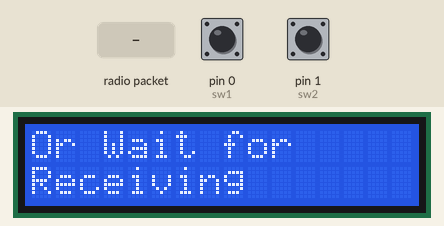
This sketch was run on a simulated Arduino Uno, built with avr-gcc and run on an emulated ATmega328P. Shown: 16×2 character LCD. The inputs (shaded band) are chosen by the test bench; at power-on: pin 0 (sw1) HIGH, pin 1 (sw2) HIGH. No radio packets arrive unless stated.

Above: at 5.2 s.
5.3 s: radio packet "1" arrives
At 5.9 s:
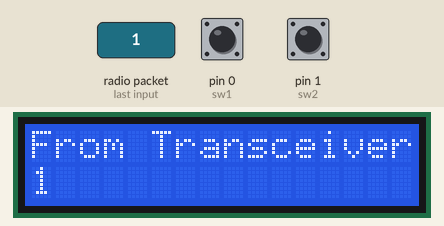
8.3 s: pin 0 (sw1) pulled LOW for 0.15 s
At 9.5 s:
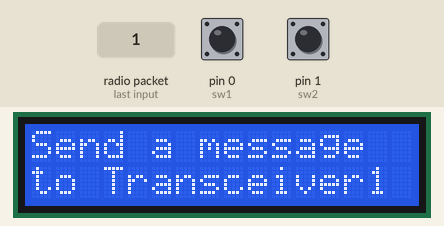
9.9 s: pin 1 (sw2) pulled LOW for 0.15 s
At 10.8 s:
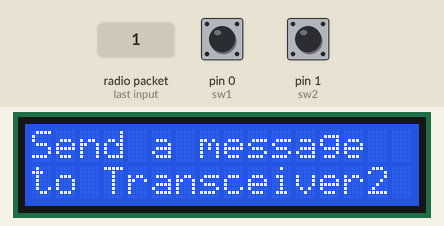
11.5 s: radio packet "0" arrives
At 14.3 s:
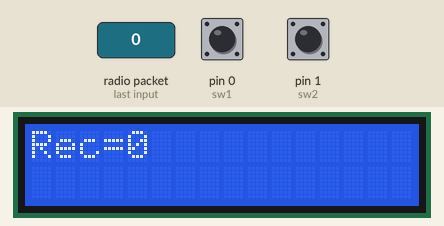
14.5 s: pin 0 (sw1) pulled LOW for 1 s
At 15.5 s:
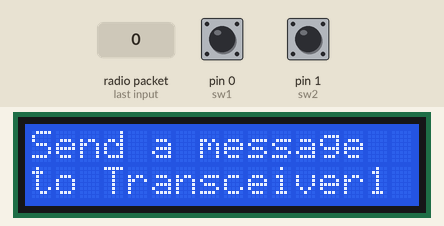
Timing chart, 0 to 17.5 s (numbered marks = the images above; inputs shaded):
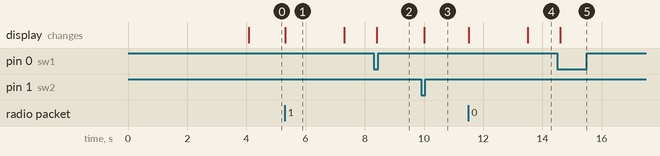

The sketch:

Transceiver_3.ino
```cpp
// Transceiver 3
#include <LiquidCrystal.h>
#include <SPI.h>
#include <nRF24L01.h>
#include <RF24.h>

LiquidCrystal lcd(8, 7, 5, 4, 3, 2);
const uint64_t pipe[4]={0xABABABABD2LL, 0x1212121299LL, 0x1212121256LL, 0x1212121278LL};
RF24 radio(9,10);
int i=0;
char re=0;
char income[32];
int sender_id;
byte retx=0;
byte mask=0;
byte count=0;
uint8_t pipe_num;
const int sw1=0;
const int sw2=1;
bool ok=false;
bool s1=true,s2=true;
void setup()
{
  pinMode(sw1,INPUT_PULLUP);
  pinMode(sw2,INPUT_PULLUP);
  lcd.begin(16, 2);
  radio.begin();
  radio.openReadingPipe(1,pipe[2]);
  radio.openReadingPipe(2,pipe[3]);
  radio.startListening();
  print_welcome_message();

}


void print_welcome_message()
{
  lcd.clear();
  lcd.setCursor(0,0);
  lcd.print("To send Amessage");
  lcd.setCursor(0,1);
  lcd.print("Click on Sw1/Sw2");
  delay(4000);
  lcd.clear();
  lcd.setCursor(0,0);
  lcd.print("Or Wait for");
  lcd.setCursor(0,1);
  lcd.print("Receiving");
}


void select(int rec)
{
  lcd.clear();
  lcd.print("Send a message");
  lcd.setCursor(0,1);
  lcd.print("to Transceiver");
  lcd.print(rec);

}
void trans(char tx[])
{
 lable:
    ok=radio.write(tx,sizeof(tx));
    if(ok==false)
    {
      retx++;
      if(retx<10)
      {
        goto lable;
      }else retx=0;
    }
    radio.startListening();


}


void loop()
{
  s1=digitalRead(sw1);
  s2=digitalRead(sw2);
    if(s1==false)
    {
      delay(100);
      radio.stopListening();
      radio.openWritingPipe(pipe[0]);
      select(1);
      trans("SW1");
      while(digitalRead(sw1)==false);
    }

    if(s2==false)
    {
      delay(100);
      radio.stopListening();
      radio.openWritingPipe(pipe[1]);
      select(2);
      trans("SW2");
      while(digitalRead(sw2)==false);
    }


  if(radio.available(&pipe_num))
  {
    bool done=false;
      while(!done)
      {
        done = radio.read( income, sizeof(income) );
      }
      sender_id = pipe_num;
      if(sender_id==1)
      {
        lcd.clear();
        lcd.print("From Transceiver");
        lcd.setCursor(0,1);
        lcd.print("1");
      }else if(sender_id==2)
      {
        lcd.clear();
        lcd.print("From Transceiver");
        lcd.setCursor(0,1);
        lcd.print("2");
      }
      delay(2000);
      lcd.clear();
      lcd.print("Rec=");
      for(int c=0;c<32;c++)
      {
        if(income[c]=='\0')
       {
         goto lable2;
       }else count++;
      }
 lable2:
      lcd.setCursor(4,0);
      for(int u=0;u<count;u++)
      {
        if(u<=11)
        {
        lcd.print(income[u]);

        }else
        {
          if(mask==0)
          {
            lcd.setCursor(0,1);
            mask=1;
          }

        lcd.print(income[u]);

        }
      }
      count=0;
      mask=0;


      //print_welcome_message();
  }
  //radio.powerUp();
}
```

Measured:
- after the input at 5.3 s, the display: changes at once (image 1)
- after the input at 8.3 s, the display: changes after 0.11 s (image 2)
- after the input at 9.9 s, the display: changes after 0.11 s (image 3)
- after the input at 11.5 s, the display: first changes at once (image 4 shows a later state)
- after the input at 14.5 s, the display: changes after 0.11 s (image 5)
- what the display in image 1 shows lasts 2.0 s, from 5.3 s to 7.3 s
